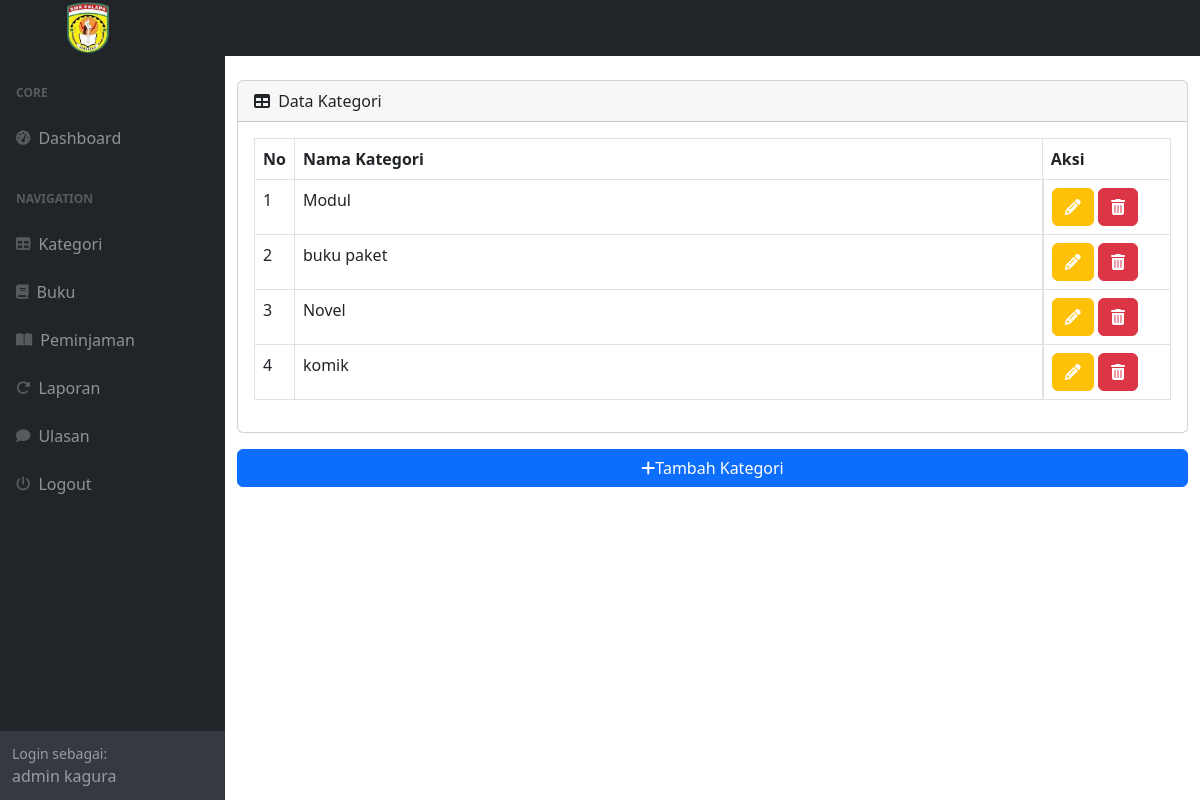
The page /index.php?page=kategori/kategori (signed in) on the database its author committed.
### tables this page shows
CREATE TABLE `kategori` (
  `kategoriID` int NOT NULL,
  `kategori` varchar(255) NOT NULL
);

### kategori/kategori.php (the view)
<div class="card mt-4">
    <div class="card-header">
        <i class="fas fa-table me-1"></i>
        Data Kategori
    </div>
    <div class="card-body">
        <div class="table-responsive">
            <table class="table table-bordered">
                <thead>
                    <tr>
                        <th width="1%">No</th>
                        <th>Nama Kategori</th>
                        <th width="14%">Aksi</th>
                    </tr>
                </thead>
                <tbody>
                    <?php
                        $i = 1;
                        $query = mysqli_query($koneksi, "SELECT * FROM kategori");
                        while ($data = mysqli_fetch_array($query)) {
                    ?>
                    <tr>
                        <td><?php echo $i++; ?></td>
                        <td><?php echo $data['kategori']; ?></td>
                        <td class="d-grid gap-2 d-md-block">
                            <a href="?page=kategori/kategoriEdit&id=<?php echo $data['kategoriID']; ?>"
                                data-toggle="modal" class="btn btn-warning text-white"><i class="fa fa-pencil"></i></a>
                            <a onclick="return confirm('Apakah Anda yakin ingin menghapus data ini?');"
                                href="?page=kategori/kategoriHapus&id=<?php echo $data['kategoriID']; ?>"
                                data-toggle="modal" class="btn btn-danger justify-content-end">
                                <i class="fa fa-trash-can"></i>
                            </a>
                        </td>
                    </tr>
                    <?php
                        }
                    ?>
                </tbody>
            </table>
        </div>
    </div>
</div>
<div class="d-grid mt-3">
    <a href="?page=kategori/kategoriTambah" class="btn btn-primary"><i class="fas fa-plus"></i>Tambah Kategori</a>
</div>
</div>

### rows shown on the page
kategori: kategori "Modul"
kategori: kategori "buku paket"
kategori: kategori "Novel"
kategori: kategori "komik"

### other values the page prints
$_SESSION['users']['nama'] "admin kagura"
